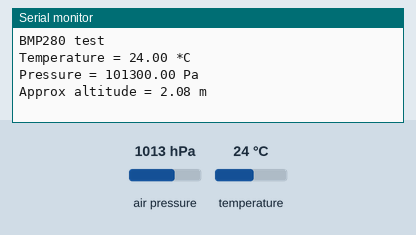
This sketch was run on a simulated Arduino Uno, built with avr-gcc and run on an emulated ATmega328P. Parts: the last lines printed to the serial monitor. The inputs (shaded band) are chosen by the test bench; at power-on: air pressure 1013 hPa, temperature 24 °C.

Above: at 1.2 s.
1.3 s: air pressure set to 952 hPa
At 3.1 s:
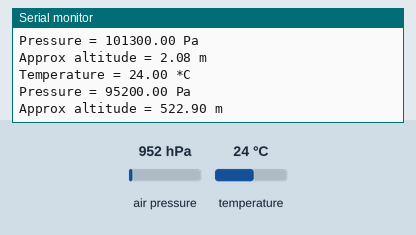
3.6 s: temperature set to 12 °C
At 5.1 s:
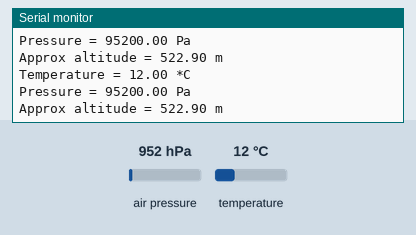
5.9 s: air pressure set to 975 hPa
At 7.2 s:
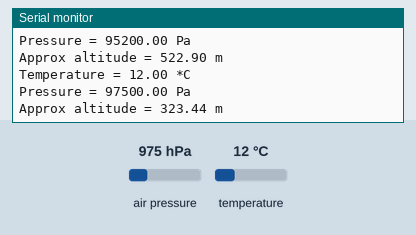
Timing chart, 0 to 8.9 s (numbered marks = the images above; inputs shaded):
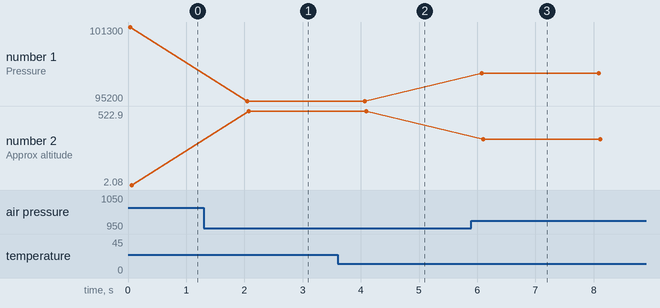

Measured:
- after the input at 1.3 s, the serial monitor: prints a new line after 0.75 s (image 1)
- after the input at 3.6 s, the serial monitor: prints a new line after 0.44 s (image 2)
- after the input at 5.9 s, the serial monitor: prints a new line after 0.18 s (image 3)
- plotted number 1: 101300 → 95200 after the input at 1.3 s, 95200 → 97500 after the input at 5.9 s
- plotted number 2: 2.08 → 522.9 after the input at 1.3 s, 522.9 → 323.44 after the input at 5.9 s

The sketch:

BMP280-SPI.ino
```cpp
#include <Wire.h>
#include <SPI.h>
#include <Adafruit_Sensor.h>
#include <Adafruit_BMP280.h>

#define BMP_SCK 13
#define BMP_MISO 12
#define BMP_MOSI 11
#define BMP_CS 10

Adafruit_BMP280 bmp(BMP_CS, BMP_MOSI, BMP_MISO,  BMP_SCK);

void setup() {
  Serial.begin(9600);
  Serial.println(F("BMP280 test"));

  if (!bmp.begin()) {
    Serial.println("Could not find a valid BMP280 sensor, check wiring!");
    while (1);
  }
}

void loop() {
    Serial.print("Temperature = ");
    Serial.print(bmp.readTemperature());
    Serial.println(" *C");

    Serial.print("Pressure = ");
    Serial.print(bmp.readPressure());
    Serial.println(" Pa");

    Serial.print("Approx altitude = ");
    Serial.print(bmp.readAltitude(1013.25)); // this should be adjusted to your local forcase
    Serial.println(" m");

    Serial.println();
    delay(2000);
}
```
